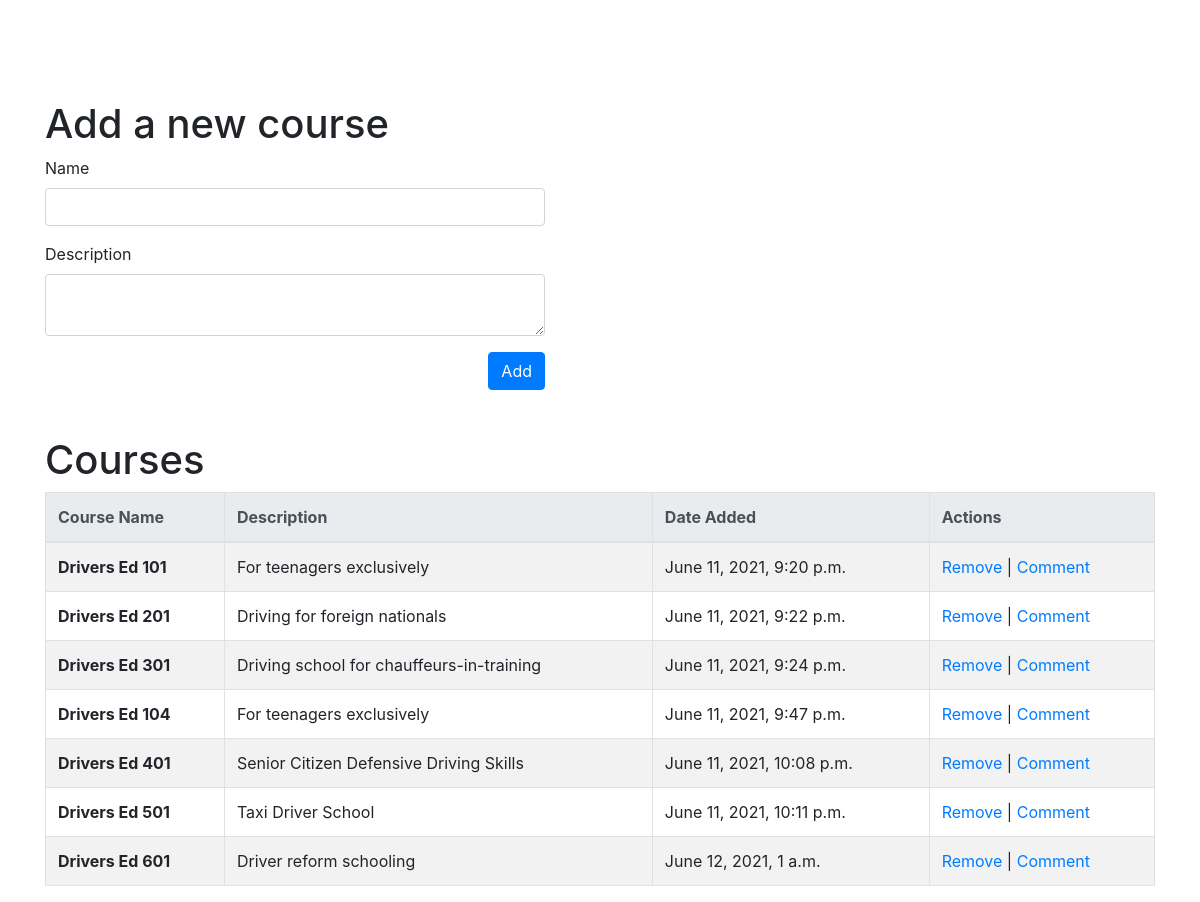
The page / on the database its author committed.
### courses_app/models.py (models this page shows, shortened)
class Course(models.Model):
    name = models.CharField(max_length=255)
    description = models.OneToOneField(Desc, on_delete=models.CASCADE, primary_key=True,)
    created_at = models.DateTimeField(auto_now_add=True)
    updated_at = models.DateTimeField(auto_now=True)
    objects = CourseManager()   # replaces default value of objects = models.Manager() to custom version for validations

class Desc(models.Model):
    desc = models.TextField()
    created_at = models.DateTimeField(auto_now_add=True)
    updated_at = models.DateTimeField(auto_now=True)

### courses_app/views.py (the view)
# urls.py: path('', views.index),
def index(request):
    context = {
        "all_courses": Course.objects.all()
    }
    return render(request, "index.html", context)

### courses_app/templates/index.html (shortened to what this page needs)
{% load static %}
<!DOCTYPE html>
<html lang="en">
<head>
    <link rel="stylesheet" href="https://cdn.jsdelivr.net/npm/bootstrap@4.6.0/dist/css/bootstrap.min.css">
    <link rel="stylesheet" href="{% static 'css/style.css' %}">
</head>
<body>
    <div class="container">
        <div class="top">
            <h1>Add a new course</h1>
            <form method="POST" action="create">
                <div class="form-group">
                    <label for="name">Name</label>
                    <input type="text" class="form-control" name="name">
                </div>
                <div class="form-group">
                    <label for="description">Description</label>
                    <textarea class="form-control" name="description"></textarea>
                </div>
                <input type="submit" class="btn btn-primary btn-right" value="Add">
            </form>
        </div>
        <div class="bottom">
            <h1>Courses</h1>
            <div id="table-contain">
                <table class="table table-striped table-bordered table-style">
                    <thead class="thead-light">
                        <tr>
                            <th scope="col">Course Name</th>
                            <th scope="col">Description</th>
                            <th scope="col">Date Added</th>
                            <th scope="col">Actions</th>
                        </tr>
                    </thead>
                    <tbody>
                    {% for course in all_courses %}
                        <tr>
                            <th scope="row">{{course.name}}</th>
                            <td>{{course.description.desc}}</td>
                            <td>{{course.created_at}}</td>
                            <td><a href="courses/destroy/{{course.description.id}}">Remove</a> | <a href="courses/comment/{{course.description.id}}">Comment</button></a></td>
                        </tr>
                    {% endfor %}
                    </tbody>
                </table>
            </div>
        </div>
    </div>
</body>
</html>

### courses_app/static/css/style.css (style rules this page uses)
.top { max-width: 500px; margin-top: 100px; }
.btn-right { float: right; }
.bottom { margin-top: 100px; }

### rows shown on the page
Course: name "Drivers Ed 101", description.desc "For teenagers exclusively", created_at "June 11, 2021, 9:20 p.m."
Course: name "Drivers Ed 201", description.desc "Driving for foreign nationals", created_at "June 11, 2021, 9:22 p.m."
Course: name "Drivers Ed 301", description.desc "Driving school for chauffeurs-in-training", created_at "June 11, 2021, 9:24 p.m."
Course: name "Drivers Ed 104", description.desc "For teenagers exclusively", created_at "June 11, 2021, 9:47 p.m."
Course: name "Drivers Ed 401", description.desc "Senior Citizen Defensive Driving Skills", created_at "June 11, 2021, 10:08 p.m."
Course: name "Drivers Ed 501", description.desc "Taxi Driver School", created_at "June 11, 2021, 10:11 p.m."
Course: name "Drivers Ed 601", description.desc "Driver reform schooling", created_at "June 12, 2021, 1 a.m."
